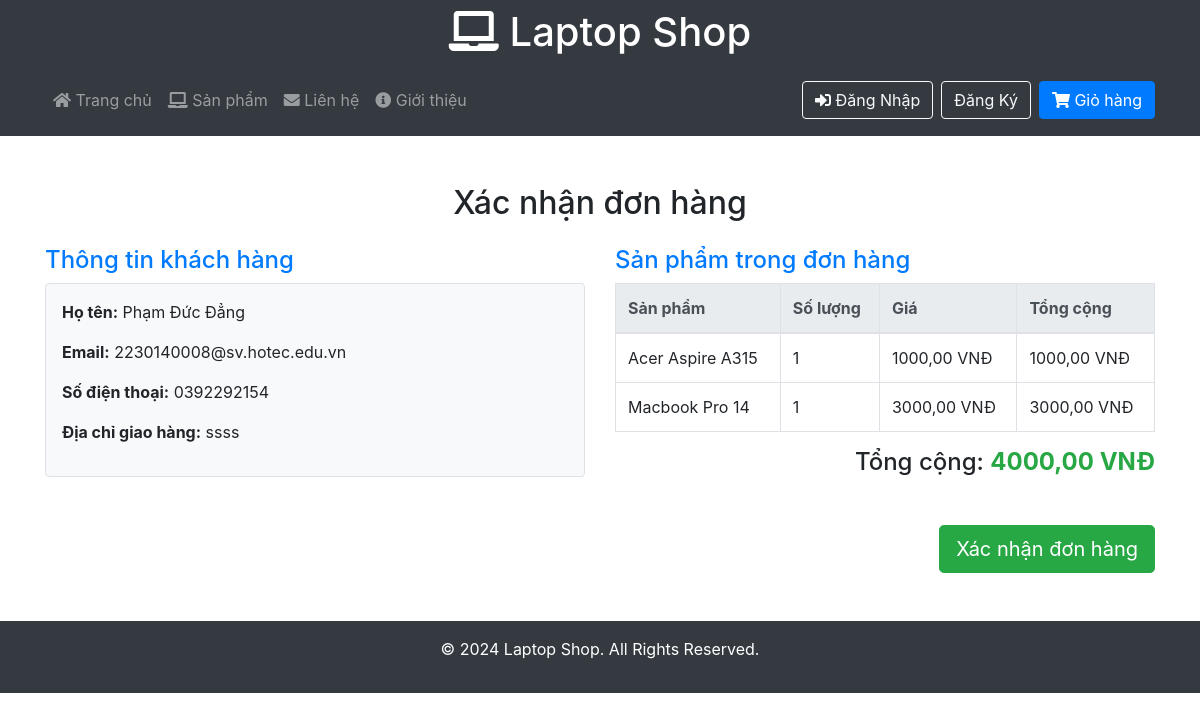
Page /order_confirmation/11/ on the committed database.
### products/models.py (models this page shows, shortened)
class Order(models.Model):
    user = models.ForeignKey(settings.AUTH_USER_MODEL, on_delete=models.SET_NULL, null=True, blank=True)
    created_at = models.DateTimeField(auto_now_add=True)
    completed = models.BooleanField(default=False)
    customer_name = models.CharField(max_length=255)
    customer_email = models.EmailField(null=True, blank=True)
    customer_phone = models.CharField(max_length=15, null=True, blank=True)
    shipping_address = models.TextField()
    @property
    def get_total_price(self):
        total = sum([item.get_total_price for item in self.items.all()])
        return total

class OrderItem(models.Model):
    product = models.ForeignKey(Laptop, on_delete=models.CASCADE)  # Sử dụng Laptop làm sản phẩm
    order = models.ForeignKey(Order, on_delete=models.CASCADE, related_name='items')
    quantity = models.PositiveIntegerField(default=1)
    @property
    def get_total_price(self):
        return self.quantity * self.product.price

class Laptop(models.Model):
    name = models.CharField(max_length=255)
    description = models.TextField()
    price = models.DecimalField(max_digits=10, decimal_places=2)
    image = models.ImageField(upload_to='laptops/')  # Hình ảnh chính của laptop
    created_at = models.DateTimeField(auto_now_add=True)

### products/views.py (the view)
# urls.py: path('order_confirmation/<int:order_id>/', order_confirmation, name='order_confirmation'),
def order_confirmation(request, order_id):
    order = get_object_or_404(Order, id=order_id)
    order_items = order.items.all()  # Lấy tất cả các mục sản phẩm trong đơn hàng
    return render(request, 'products/order_confirmation.html', {
        'order': order,
        'order_items': order_items,
        'cart_item_count': get_cart_item_count(request)
    })

### products/views.py (called while the page is built)
def get_cart_item_count(request):
    cart = request.session.get('cart', {})
    return sum(item['quantity'] for item in cart.values())

### products/templates/products/order_confirmation.html (shortened to what this page needs)
{% include 'products/header.html' %}
<main class="container my-5">
    <h2 class="text-center mb-4">Xác nhận đơn hàng</h2>
    <div class="row">
        <div class="col-md-6">
            <h4 class="text-primary">Thông tin khách hàng</h4>
            <div class="p-3 mb-4 bg-light border rounded">
                <p><strong>Họ tên:</strong> {{ order.customer_name }}</p>
                <p><strong>Email:</strong> {{ order.customer_email }}</p>
                <p><strong>Số điện thoại:</strong> {{ order.customer_phone }}</p>
                <p><strong>Địa chỉ giao hàng:</strong> {{ order.shipping_address }}</p>
            </div>
        </div>
        <div class="col-md-6">
            <h4 class="text-primary">Sản phẩm trong đơn hàng</h4>
            <div class="table-responsive">
                <table class="table table-bordered">
                    <thead class="thead-light">
                        <tr>
                            <th>Sản phẩm</th>
                            <th>Số lượng</th>
                            <th>Giá</th>
                            <th>Tổng cộng</th>
                        </tr>
                    </thead>
                    <tbody>
                        {% for item in order_items %}
                        <tr>
                            <td>{{ item.product.name }}</td>
                            <td>{{ item.quantity }}</td>
                            <td>{{ item.product.price }} VNĐ</td>
                            <td>{{ item.get_total_price }} VNĐ</td>
                        </tr>
                        {% endfor %}
                    </tbody>
                </table>
            </div>
            <h4 class="text-right">Tổng cộng: <strong class="text-success">{{ order.get_total_price }} VNĐ</strong></h4>
        </div>
    </div>
    <div class="text-right mt-4">
        <form method="POST">
            <button type="submit" class="btn btn-success btn-lg">Xác nhận đơn hàng</button>
        </form>
    </div>
</main>
{% include 'products/footer.html' %}

### rows in the picture
Order: customer_name "Phạm Đức Đẳng", customer_email "2230140008@sv.hotec.edu.vn", customer_phone "0392292154", shipping_address "ssss", get_total_price "4000,00"
OrderItem: product.name "Acer Aspire A315", quantity "1", product.price "1000,00", get_total_price "1000,00"
OrderItem: product.name "Macbook Pro 14", quantity "1", product.price "3000,00", get_total_price "3000,00"
